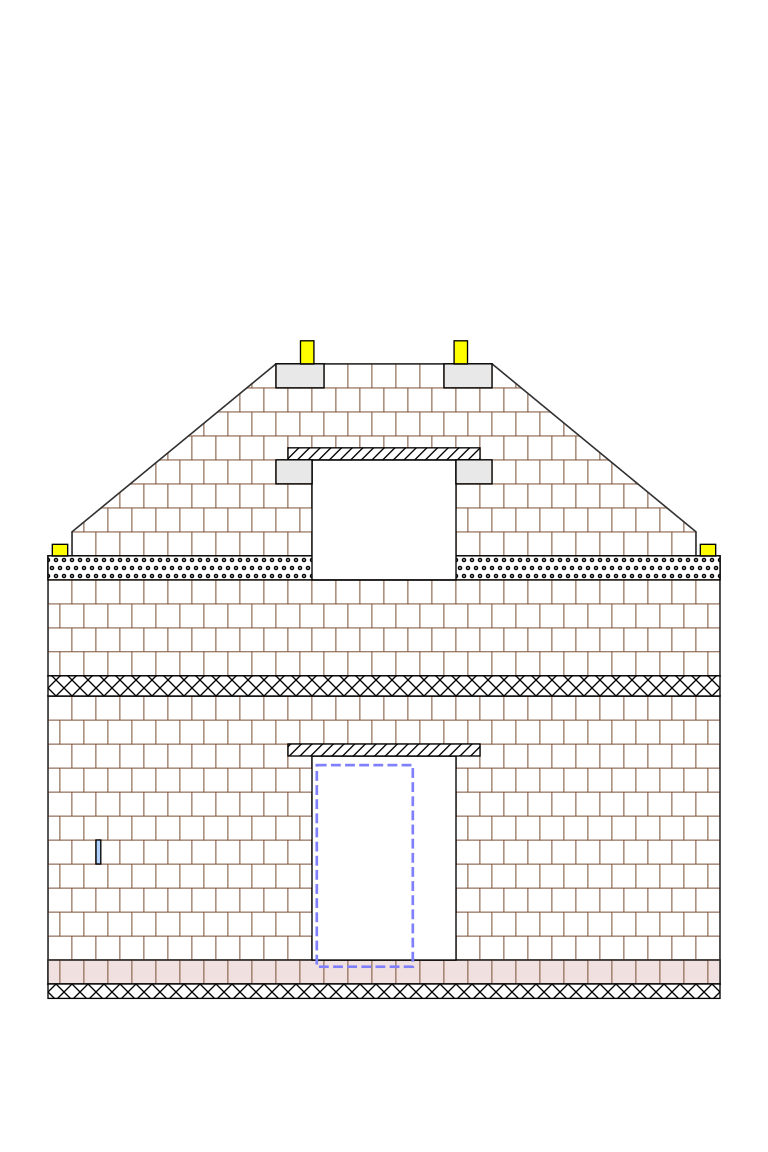

Source code (Python):
"""The first brick-wall elevation drawing."""

from house_drawing import Drawing


def main() -> None:
	drawing = Drawing(-4000, -10000, 4000, 2000)

	drawing.add_brick_wall(
		polygon=[
			(-3500, 250),
			(-3500, -2750),
			(+3500, -2750),
			(+3500, 250),
		],
		#half_rows=[-8, -10]
	)

	drawing.add_brick_wall(
		polygon=[
			(-3500, 250),
			(-3500, 0),
			(+3500, 0),
			(+3500, 250),
		],
		facecolor="#f0e0e0"
	)

	drawing.add_brick_wall(
		start_y=-2750-210,
		polygon=[
			(-3500, -2750-210),
			(-3500, -2750-210),
			(-3500, -2750-210-1250),
			(-3250, -2750-210-1250),
#    	    (-3250, -2750-210-1250-120),
			(-1000, -2750-210-3250),
			(+1000, -2750-210-3250),
#        	(+3250, -2750-210-1250-120),
			(+3250, -2750-210-1250),
			(+3500, -2750-210-1250),
			(+3500, -2750-210),
		],
	)

	# venec
	drawing.add_wall(
		-3500, -2750-210-1250,
		3500, -2750-210-1000,
		hatch="oo"
	)
	drawing.add_box(
		-3500+125-80, -2750-210-1250-120,
		-3250-125+80, -2750-210-1250,
		facecolor="yellow"
	)
	drawing.add_box(
		3500-125+80, -2750-210-1250-120,
		3250+125-80, -2750-210-1250,
		facecolor="yellow"
	)

	drawing.add_box(
		-875-70, -2750-210-3250-240,
		-870+70, -2750-210-3250,
		facecolor="yellow"
	)
	drawing.add_box(
		+875+70, -2750-210-3250-240,
		+870-70, -2750-210-3250,
		facecolor="yellow"
	)

	# dvere
	drawing.add_box(-750, 0, +750, -2250)
	drawing.add_wall(-1000, -2250, +1000, -2250-250) # preklad

	# okno
	drawing.add_box(-750, -2750-210-1000, +750, -2750-210-1000-1250)
	drawing.add_wall(-1000, -2750-210-1000-1250, +1000, -2750-210-1000-1250-250) # preklad

	# strop
	drawing.add_wall(-3500, -2750, +3500, -2750-210, hatch="xx")

	# zaklad
	drawing.add_wall(-3500, 250, +3500, 400, hatch="xx")

	drawing.save("wall1.svg")
	drawing.save("wall1.png", dpi=200)
	drawing.close()


if __name__ == "__main__":
	main()
